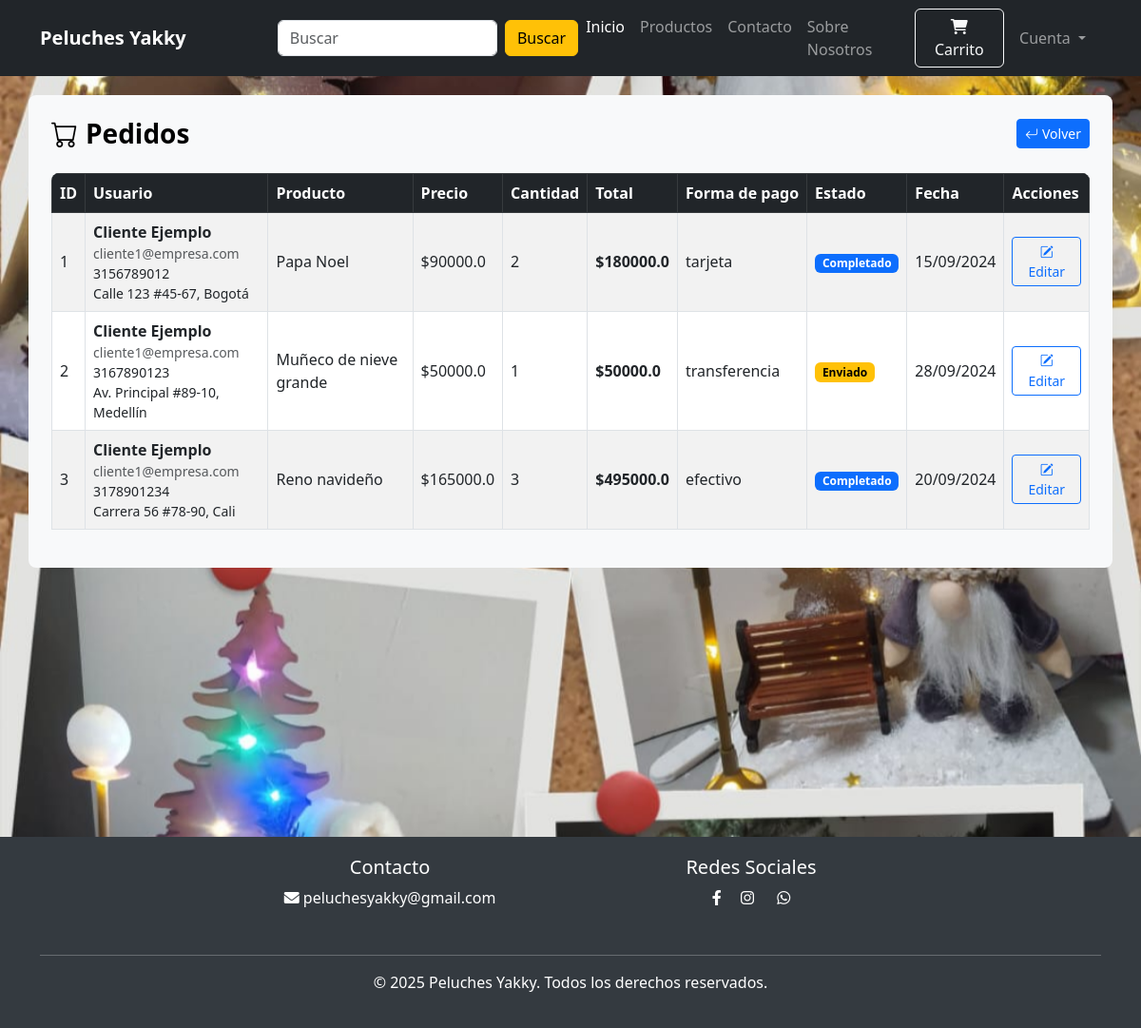
Page /ver-pedidos (signed in) on the earlier database version.
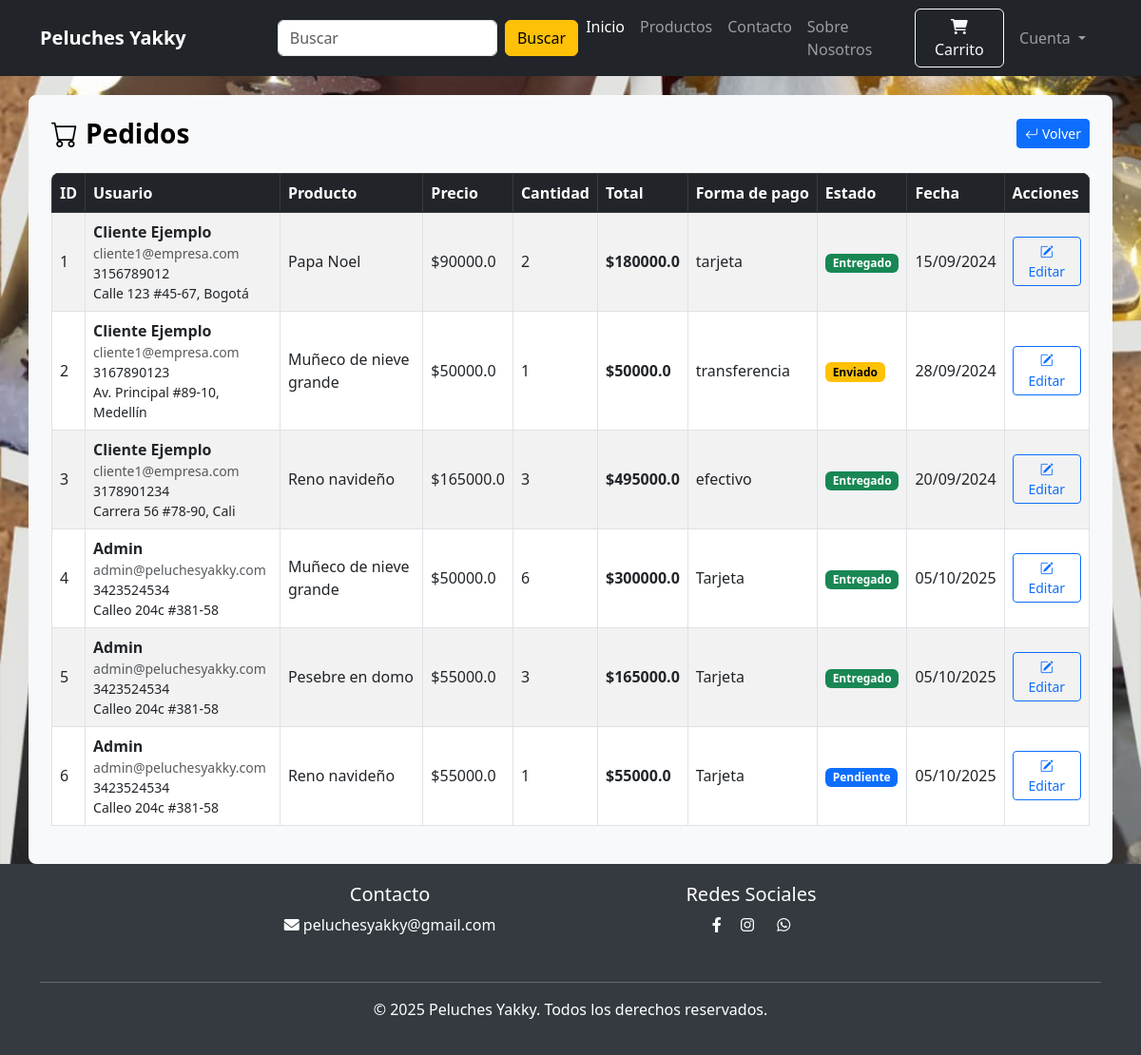
Same page on the later database version.
### website/models.py (models this page shows, shortened)
class Order(db.Model):
    id = db.Column(db.Integer, primary_key=True)
    quantity = db.Column(db.Integer, nullable=False)
    price = db.Column(db.Float, nullable=False)
    status = db.Column(db.String(100), default="Pendiente")
    payment_id = db.Column(db.String(1000), default=lambda: str(uuid.uuid4())[:8])
    address = db.Column(db.String(1000), nullable=False)
    phone = db.Column(db.String(20), nullable=False)
    forma_pago = db.Column(db.String(20), nullable=False)
    fecha_creacion = db.Column(db.DateTime(), default=datetime.utcnow)
    customer_link = db.Column(db.Integer, db.ForeignKey("customer.id"), nullable=False)
    product_link = db.Column(db.Integer, db.ForeignKey("product.id"), nullable=False)

class Customer(db.Model, UserMixin):
    id = db.Column(db.Integer, primary_key=True)
    rol_id = db.Column(
        db.Integer, db.ForeignKey("rol.id_rol"), nullable=True, default=3
    )
    email = db.Column(db.String(100), unique=True)
    username = db.Column(db.String(100))
    password_hash = db.Column(db.String(150))
    date_joined = db.Column(db.DateTime(), default=datetime.utcnow)
    active = db.Column(db.Boolean, default=True)
    telefono = db.Column(db.Integer, nullable=True)
    cart_items = db.relationship(
        "Cart", backref=db.backref("customer", lazy=True), cascade="all, delete-orphan"
    )
    orders = db.relationship(
        "Order", backref=db.backref("customer", lazy=True), cascade="all, delete-orphan"
    )
    @property
    def is_authenticated(self):
        return True  # Para usuarios reales siempre True
    @property
    def password(self):
        raise AttributeError("Password is not a readable Attribute")

class Product(db.Model):
    id = db.Column(db.Integer, primary_key=True)
    product_name = db.Column(db.String(100), nullable=False)
    current_price = db.Column(db.Integer, nullable=False)
    precio_costo = db.Column(db.Integer, nullable=False)  # tarea
    previous_price = db.Column(db.Integer, nullable=False)
    in_stock = db.Column(db.Integer, nullable=False)
    product_picture = db.Column(db.String(1000), nullable=False)
    flash_sale = db.Column(db.Boolean, default=False)
    date_added = db.Column(db.DateTime, default=datetime.utcnow)
    descripcion = db.Column(db.String(1000), nullable=False)
    is_deleted = db.Column(db.Boolean, default=False)
    carts = db.relationship(
        "Cart", backref=db.backref("product", lazy=True), cascade="all, delete-orphan"
    )
    orders = db.relationship(
        "Order", backref=db.backref("product", lazy=True), cascade="all, delete-orphan"
    )

### website/admin.py (the view)
@admin.route("/ver-pedidos", methods=["GET", "POST"])
@login_required
def ver_pedidos():
    if current_user.id == 1:
        pedidos = Order.query.all()
        return render_template("ver_pedidos.html", pedidos=pedidos)
    return render_template("error_404.html")

### website/templates/ver_pedidos.html (shortened to what this page needs)
{% extends 'index.html' %}
{% block body %}
{% if pedidos | length < 1 %} <div class="fondo" style="min-height: 100vh; padding-top: 20px;">
    <div class="container bg-light rounded-3 p-2 ">
        <div class="d-flex justify-content-between align-items-center mb-5">
            <h1 class="text-black mb-0 display-4 fw-bold">
                <i class="bi bi-cart fs-1 text-black m-3"></i> Pedidos
            </h1>
            <div class="d-flex gap-3"><button onclick="window.location.href='/adminvista'" class="btn btn-primary">
                    <i class="bi bi-arrow-return-left me-2  "></i> Volver
                </button>
            </div>
        </div>
        <h1 class="text-black mb-0 display-4 fw-bold text-center p-5">
            <i class="bi bi-emoji-frown-fill fs-1 text-black m-3"></i> No hay pedidos
        </h1>
    </div>
    </div>
    {% else %} <div class="fondo" style="min-height: 100vh; padding-top: 20px;">
        <div class="container bg-light rounded-3 p-4">
            <div class="d-flex justify-content-between align-items-center mb-4">
                <h1 class="text-black mb-0 fs-3 fw-bold">
                    <i class="bi bi-cart me-2"></i>Pedidos
                </h1>
                <button onclick="window.location.href='/adminvista'" class="btn btn-primary btn-sm">
                    <i class="bi bi-arrow-return-left me-1"></i>Volver
                </button>
            </div>
            <div class="table-responsive-lg rounded-3">
                <table class="table table-bordered table-hover table-striped align-middle">
                    <thead class="table-dark">
                        <tr>
                            <th class="text-nowrap">ID</th>
                            <th class="text-nowrap">Usuario</th>
                            <th class="text-nowrap">Producto</th>
                            <th class="text-nowrap">Precio</th>
                            <th class="text-nowrap">Cantidad</th>
                            <th class="text-nowrap">Total</th>
                            <th class="text-nowrap">Forma de pago</th>
                            <th class="text-nowrap">Estado</th>
                            <th class="text-nowrap">Fecha</th>
                            <th class="text-nowrap">Acciones</th>
                        </tr>
                    </thead>
                    <tbody>
                        {% for item in pedidos %}
                        <tr>
                            <td>{{ item.id }}</td>
                            <td>
                                <div class="d-flex flex-column">
                                    <span class="fw-bold">{{ item.customer.username }}</span>
                                    <small class="text-muted">{{ item.customer.email }}</small>
                                    <small>{{ item.phone }}</small>
                                    <small>{{ item.address }}</small>
                                </div>
                            </td>
                            <td>
                                <div class="d-flex align-items-center">
                                    <span>{{ item.product.product_name }}</span>
                                </div>
                            </td>
                            <td>${{ item.price }}</td>
                            <td>{{ item.quantity }}</td>
                            <td class="fw-bold">${{ item.price * item.quantity }}</td>
                            <td>{{ item.forma_pago }}</td>
                            <td>
                                <span class="badge
                                {% if item.status == 'Entregado' %}bg-success
                                {% elif item.status == 'Enviado' %}bg-warning text-black
                                {% else %}bg-primary{% endif %}  ">
                                    {{ item.status }}
                                </span>
                            </td>
                            <td class="text-nowrap">{{ item.fecha_creacion.strftime('%d/%m/%Y') }}</td>
                            <td>
                                <a href="/actua-pedido/{{ item.id }}" class="btn btn-sm btn-outline-primary">
                                    <i class="bi bi-pencil-square"></i> Editar
                                </a>
                            </td>
                        </tr>
                        {% endfor %}
                    </tbody>
                </table>
            </div>
        </div>
    </div>
    {% endif %}
    {% endblock %}

### website/templates/index.html (shortened to what this page needs)
<!DOCTYPE html>
<html lang="es">
<head>
    <link href="https://cdn.jsdelivr.net/npm/bootstrap@5.3.0/dist/css/bootstrap.min.css" rel="stylesheet">
    <link rel="stylesheet" href="https://cdn.jsdelivr.net/npm/bootstrap-icons@1.13.1/font/bootstrap-icons.min.css">
    <link rel="stylesheet" href="https://cdnjs.cloudflare.com/ajax/libs/font-awesome/6.0.0/css/all.min.css">
    <link rel="stylesheet" href="{{ url_for('static', filename='css/style.css' ) }}">
</head>
<body>
    <nav class="navbar navbar-expand-lg navbar-dark bg-dark">
        <div class="container">
            <a class="navbar-brand fw-bold me-5" href="/">Peluches Yakky</a>
            <div class="collapse navbar-collapse" id="navbarNav">
                <form class="d-flex ms-5" role="search" action="/buscar" method="post">
                    <input class="form-control me-2" name="buscar" type="search" placeholder="Buscar"
                        aria-label="Buscar">
                    <button class="btn btn-warning" type="submit">Buscar</button>
                </form>
                <ul class="navbar-nav ms-auto">
                    <li class="nav-item"><a class="nav-link active" href="/">Inicio</a></li>
                    <li class="nav-item"><a class="nav-link" href="/productos-todo">Productos</a></li>
                    <li class="nav-item"><a class="nav-link" href="#contacto">Contacto</a></li>
                    <li class="nav-item"><a class="nav-link" href="/sobre-nosotros">Sobre Nosotros</a></li>
                </ul>
                {% if cart | length < 1 %} <a href="/carrito" class="btn btn-outline-light ms-3">
                    <i class="fas fa-shopping-cart"></i> Carrito
                    </a>
                    {% else %}
                    <a href="/carrito" class="btn btn-outline-light ms-3">
                        <i class="fas fa-shopping-cart"></i> Carrito <i
                            class="bi bi-{{ cart | length }}-circle-fill"></i>
                    </a>
                    {% endif %}
            </div>
            <ul class="navbar-nav me-auto mb-2 mb-lg-0">
                <li class="nav-item dropdown mx-2">
                    <a class="nav-link dropdown-toggle text-grey" href="#" role="button" , id="profileDropdown"
                        data-bs-toggle="dropdown" aria-hidden="false">
                        Cuenta
                    </a>
            </li>
            </ul>
        </div>
    </nav>
    {% block body %}
    {% endblock %}
    <footer class="text-center" id="contacto">
        <div class="container">
            <div class="row">
                <div class="col-md-4 mb-3 offset-md-2">
                    <h5>Contacto</h5>
                    <p><i class="fas fa-envelope"></i> peluchesyakky@gmail.com</p>
                </div>
                <div class="col-md-4 mb-3">
                    <h5>Redes Sociales</h5>
                    <a href="https://www.facebook.com/profile.php?id=100093166902343" class="text-white me-3 ps-3"><i
                            class="fab fa-facebook-f"></i></a>
                    <a href="https://www.instagram.com/peluches_yakky/" class="text-white me-3"><i
                            class="fab fa-instagram"></i></a>
                    <a href="https://wa.me/573135484798?text=¡Hola!%20Quisiera%20más%20información%20sobre%20sus%20peluches."
                        class="text-white me-3 ps-1" style="width: 60px; height: 60px;">
                        <i class="fab fa-whatsapp"></i>
                    </a>
                </div>
            </div>
            <hr>
            <p>&copy; 2025 Peluches Yakky. Todos los derechos reservados.</p>
        </div>
    </footer>
</body>
</html>

### website/static/css/style.css (style rules this page uses)
.fondo { background-image: url(../img/fondo.png); background-position: center; background-repeat: repeat; background-attachment: fixed; background-size: cover; }
footer { background-color: #343a40; color: white; padding: 20px 0; }

### website/templates/ver_pedidos.html (style rules this page uses)
.table-responsive-lg { overflow-x: auto; -webkit-overflow-scrolling: touch; }
.fondo { background-color: #f8f9fa; }

Differences in the rows shown:
changed Order "tarjeta": status "Completado" → "Entregado"
changed Order "efectivo": status "Completado" → "Entregado"
added Order: id "4", customer.username "Admin", customer.email "admin@peluchesyakky.com", phone "3423524534", address "Calleo 204c #381-58", product.product_name "Muñeco de nieve grande", price "50000.0", quantity "6", item.price*item.quantity "300000.0", forma_pago "Tarjeta", status "Entregado", fecha_creacion "05/10/2025"
added Order: id "5", customer.username "Admin", customer.email "admin@peluchesyakky.com", phone "3423524534", address "Calleo 204c #381-58", product.product_name "Pesebre en domo", price "55000.0", quantity "3", item.price*item.quantity "165000.0", forma_pago "Tarjeta", status "Entregado", fecha_creacion "05/10/2025"
added Order: id "6", customer.username "Admin", customer.email "admin@peluchesyakky.com", phone "3423524534", address "Calleo 204c #381-58", product.product_name "Reno navideño", price "55000.0", quantity "1", item.price*item.quantity "55000.0", forma_pago "Tarjeta", status "Pendiente", fecha_creacion "05/10/2025"
